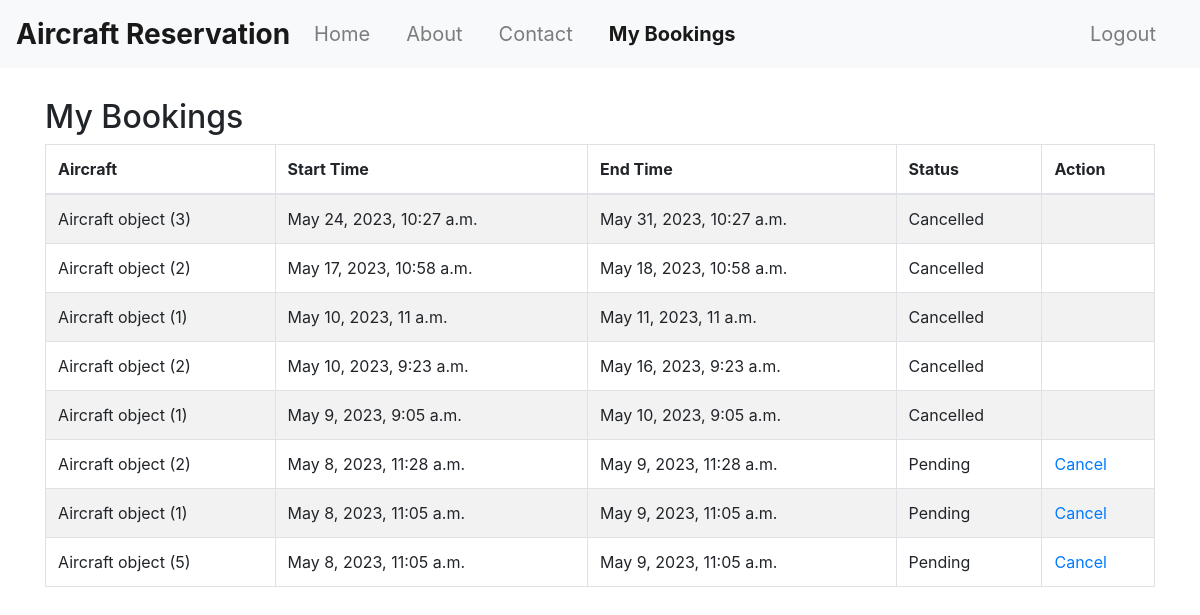
The app's page /booking_list/ (signed in) with its own data.
### reservation/models.py (models this page shows)
class Booking(models.Model):
    STATUS_CHOICES = [
        ('Pending', 'Pending'),
        ('Confirmed', 'Confirmed'),
        ('Cancelled', 'Cancelled'),
    ]
    aircraft = models.ForeignKey(Aircraft, on_delete=models.CASCADE)
    user = models.ForeignKey(User, on_delete=models.CASCADE)
    start_time = models.DateTimeField()
    end_time = models.DateTimeField()
    status = models.CharField(max_length=10, choices=STATUS_CHOICES, default='Pending')

class Aircraft(models.Model):
    id = models.BigAutoField(primary_key=True)
    currentSpeed = models.IntegerField()
    model = models.CharField(max_length = 50)
    fuelCapacity = models.IntegerField()
    timeForInspection = models.DateField()
    description = models.CharField(max_length=500, blank=True)
    image = models.ImageField(upload_to='static/Aircrafts_img/', blank=True, null=True)
    availability = models.BooleanField()
    country = models.CharField(max_length=100,default='Unknown')

### reservation/views.py (the view)
# urls.py: path('booking_list/', views.booking_list, name='booking_list'),
@login_required
def booking_list(request):
    bookings = Booking.objects.filter(user=request.user).order_by('-start_time')
    return render(request, 'booking_list.html', {'bookings': bookings})

### templates/booking_list.html
{% extends 'base.html' %}
{% block booking_list_active %}active{% endblock %}
{% block content %}
  <h2>My Bookings</h2>
  <table class="table table-striped table-bordered">
    <thead>
      <tr>
        <th>Aircraft</th>
        <th>Start Time</th>
        <th>End Time</th>
        <th>Status</th>
        <th>Action</th>
      </tr>
    </thead>
    <tbody>
      {% for booking in bookings %}
        <tr>
          <td>{{ booking.aircraft }}</td>
          <td>{{ booking.start_time }}</td>
          <td>{{ booking.end_time }}</td>
          <td>{{ booking.status }}</td>
          <td>
            {% if booking.status == 'Pending' %}
              <a href="{% url 'cancel_booking' booking.id %}">Cancel</a>
            {% endif %}
          </td>
        </tr>
      {% empty %}
        <tr>
          <td colspan="5">No bookings found.</td>
        </tr>
      {% endfor %}
    </tbody>
  </table>
{% endblock %}

### records on screen
Booking: aircraft "Aircraft object (3)", start_time "May 24, 2023, 10:27 a.m.", end_time "May 31, 2023, 10:27 a.m.", status "Cancelled"
Booking: aircraft "Aircraft object (2)", start_time "May 17, 2023, 10:58 a.m.", end_time "May 18, 2023, 10:58 a.m.", status "Cancelled"
Booking: aircraft "Aircraft object (1)", start_time "May 10, 2023, 11 a.m.", end_time "May 11, 2023, 11 a.m.", status "Cancelled"
Booking: aircraft "Aircraft object (2)", start_time "May 10, 2023, 9:23 a.m.", end_time "May 16, 2023, 9:23 a.m.", status "Cancelled"
Booking: aircraft "Aircraft object (1)", start_time "May 9, 2023, 9:05 a.m.", end_time "May 10, 2023, 9:05 a.m.", status "Cancelled"
Booking: aircraft "Aircraft object (2)", start_time "May 8, 2023, 11:28 a.m.", end_time "May 9, 2023, 11:28 a.m.", status "Pending", shows "Cancel"
Booking: aircraft "Aircraft object (1)", start_time "May 8, 2023, 11:05 a.m.", end_time "May 9, 2023, 11:05 a.m.", status "Pending", shows "Cancel"
Booking: aircraft "Aircraft object (5)", start_time "May 8, 2023, 11:05 a.m.", end_time "May 9, 2023, 11:05 a.m.", status "Pending", shows "Cancel"
